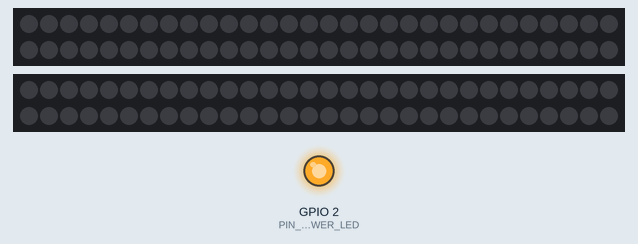
The sketch below on a simulated ESP32. On the bench: 2 × 60 RGB LEDs in strip order, left to right, continuing on the next row, output pins drawn as LEDs (lit = HIGH). WiFi joins after 1.5 s; servers stay silent unless stated; uploads are accepted with an empty reply; what the sketch prints to the serial monitor is not drawn.

Above: at 30.9 s.
At 60.05 s:
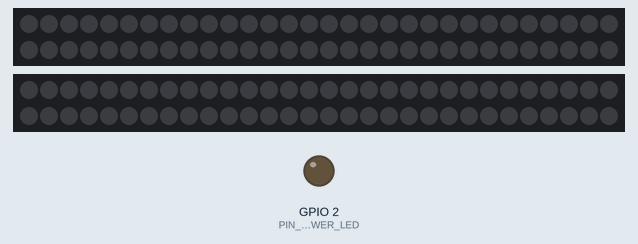
Timing chart, 0 to 79.8 s (numbered marks = the images above):
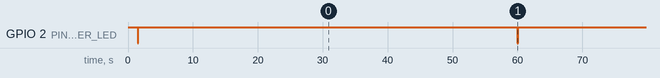

Measured:
- by itself, GPIO 2 (PIN_POWER_LED): alternates HIGH for 59.1 s and LOW for 0.10 s

The sketch:

Coding_Outside_Device.ino
```cpp
// Outside Device (LED Sentiasa Menyala 24 Jam - Tanpa Pemadaman Waktu Malam)
#include <WiFi.h>
#include <HTTPClient.h>
#include <Adafruit_NeoPixel.h>
#include <ArduinoJson.h>
#include <esp_task_wdt.h>
#include "time.h"

// 1. TETAPAN AP & FIREBASE
#define WIFI_SSID       "YOUR_WIFI_NAME"
#define WIFI_PASSWORD   "YOUR_WIFI_PASSWORD"
#define FIREBASE_SECRET "YOUR_FIREBASE_SECRET"
#define FIREBASE_HOST   "YOUR_FIREBASE_HOST"

// 2. PIN HARDWARE ESP32 & TETAPAN LED INDIVIDU (2 PIN STRIP)
#define PIN_POWER_LED    2                                  // Pin LED penanda peranti hidup (GPIO 2)
#define PIN_NEOPIXEL_1   4                                  // Strip 1: Kawal Meja 1 hingga 6
#define PIN_NEOPIXEL_2   18                                 // Strip 2: Kawal Meja 7 hingga 12

#define LED_PER_LECTURER 10                                 // 10 biji LED diperuntukkan untuk setiap pensyarah
#define NUM_LECTURERS    12                                 // Jumlah 12 meja pensyarah
#define LEDS_PER_STRIP   (LED_PER_LECTURER * 6)             // 60 LED per strip (6 meja x 10 LED)

// Inisialisasi 2 Objek NeoPixel Strip
Adafruit_NeoPixel strip1(LEDS_PER_STRIP, PIN_NEOPIXEL_1, NEO_GRB + NEO_KHZ800);
Adafruit_NeoPixel strip2(LEDS_PER_STRIP, PIN_NEOPIXEL_2, NEO_GRB + NEO_KHZ800);

// 3. PEMBOLEHUBAH GLOBAL & TIMERS
int ganjilGagalWiFi = 0;
unsigned long lastCheck = 0, lastHeartbeat = 0;

const unsigned long FIREBASE_INTERVAL  = 3000;  // Semak status setiap 3s
const unsigned long HEARTBEAT_INTERVAL = 60000; // Heartbeat 1 minit

// Prototaip Fungsi
void semakFirebase();
void hantarHeartbeat();
void seliaSelfHealingWiFi();
void setWarnaLEDMeja(int indexMeja, uint8_t r, uint8_t g, uint8_t b);
void kemaskiniWarnaLEDIndividu(int indexMeja, String status);

void setup() {
  Serial.begin(115200);

  // Tetapan Power LED
  pinMode(PIN_POWER_LED, OUTPUT);
  digitalWrite(PIN_POWER_LED, HIGH); // Nyalakan LED penanda peranti hidup

  // Inisialisasi kedua-dua LED Strip
  strip1.begin();
  strip1.setBrightness(50); // Kecerahan sederhana (0-255)
  strip1.show();

  strip2.begin();
  strip2.setBrightness(50);
  strip2.show();

  WiFi.mode(WIFI_STA);
  WiFi.begin(WIFI_SSID, WIFI_PASSWORD);

  Serial.print("Menyambung Wi-Fi...");
  while (WiFi.status() != WL_CONNECTED) {
    delay(500);
    Serial.print(".");
  }
  Serial.println("\n✅ Wi-Fi Terhubung!");

  // Konfigurasi Watchdog Timer untuk ESP32 Core v3.x
  esp_task_wdt_config_t twdt_config = {
    .timeout_ms = 10000, // 10 saat
    .idle_core_mask = (1 << 0) | (1 << 1),
    .trigger_panic = true
  };
  esp_task_wdt_init(&twdt_config);
  esp_task_wdt_add(NULL);

  hantarHeartbeat();
  Serial.println("--- OUTSIDE DEVICE (2 STRIPS + POWER LED) SIAP BEROPERASI (24 JAM) ---");
}

void loop() {
  esp_task_wdt_reset();
  unsigned long now = millis();

  // 🛠 SELIA SELF-HEALING WI-FI SECARA SILENT
  seliaSelfHealingWiFi();

  if (WiFi.status() != WL_CONNECTED) return;

  // 1. Semak Firebase secara berkala untuk Status LED Setiap Meja
  if (now - lastCheck >= FIREBASE_INTERVAL) {
    semakFirebase();
    lastCheck = now;
  }

  // 2. Heartbeat status peranti utama di luar
  if (now - lastHeartbeat >= HEARTBEAT_INTERVAL) {
    hantarHeartbeat();
    lastHeartbeat = now;
  }
}

// ================= FUNGSI WARNA LED =================

void setWarnaLEDMeja(int indexMeja, uint8_t r, uint8_t g, uint8_t b) {
  if (indexMeja < 6) {
    // Meja 0 hingga 5 (Meja 1-6) dipaparkan pada Strip 1 (GPIO 5)
    int startLED = indexMeja * LED_PER_LECTURER;
    int endLED = startLED + LED_PER_LECTURER;
    for (int i = startLED; i < endLED; i++) {
      strip1.setPixelColor(i, strip1.Color(r, g, b));
    }
  } else {
    // Meja 6 hingga 11 (Meja 7-12) dipaparkan pada Strip 2 (GPIO 18)
    int startLED = (indexMeja - 6) * LED_PER_LECTURER;
    int endLED = startLED + LED_PER_LECTURER;
    for (int i = startLED; i < endLED; i++) {
      strip2.setPixelColor(i, strip2.Color(r, g, b));
    }
  }
}

void kemaskiniWarnaLEDIndividu(int indexMeja, String status) {
  // Semakan waktu bekerja dibuang supaya LED sentiasa menyala mengikut status
  status.trim();
  status.toUpperCase();

  if (status == "ADA") {
    setWarnaLEDMeja(indexMeja, 0, 255, 0);                          // 🟢 Hijau
  } else if (status == "SIBUK" || status == "DALAM KELAS" || status == "KELAS" || status == "MESYUARAT") {
    setWarnaLEDMeja(indexMeja, 255, 0, 0);                         // 🔴 Merah
  } else if (status == "PULANG" || status == "LUAR KAWASAN/KECEMASAN") {
    setWarnaLEDMeja(indexMeja, 0, 0, 255);                         // 🔵 Biru
  } else if (status == "CUTI SAKIT" || status == "CUTI") {
    setWarnaLEDMeja(indexMeja, 255, 255, 0);                       // 🟡 Kuning
  } else {
    setWarnaLEDMeja(indexMeja, 255, 255, 255);                     // ⚪ Putih (Status Lalai / Tidak Dikenali)
  }
}

// ================= FUNGSI SEMAK FIREBASE (MENGGUNAKAN MEJA_ID SPESIFIK) =================

void semakFirebase() {
  HTTPClient http;
  http.begin(String(FIREBASE_HOST) + "/pensyarah_devices.json?auth=" + FIREBASE_SECRET);

  if (http.GET() == HTTP_CODE_OK) {
    DynamicJsonDocument doc(4096);
    if (!deserializeJson(doc, http.getString())) {
      // Baca tepat dari meja_01 hingga meja_12 untuk mengelakkan ralat susunan JSON
      for (int i = 0; i < NUM_LECTURERS; i++) {
        char mejaId[10];
        sprintf(mejaId, "meja_%02d", i + 1);

        if (doc.containsKey(mejaId)) {
          String status = doc[mejaId]["status_kehadiran"].as<String>();
          kemaskiniWarnaLEDIndividu(i, status);
        } else {
          setWarnaLEDMeja(i, 0, 0, 0); // Jika data meja tiada dalam Firebase, padamkan LED
        }
      }
      // Hantar arahan kemaskini ke kedua-dua LED strip
      strip1.show();
      strip2.show();
    }
  }
  http.end();
}

// ================= FUNGSI PENJAGAAN SAMBUNGAN & HEARTBEAT =================

void seliaSelfHealingWiFi() {
  if (WiFi.status() != WL_CONNECTED) {
    ganjilGagalWiFi++;
    WiFi.reconnect();

    if (ganjilGagalWiFi >= 5 && ganjilGagalWiFi < 10) {
      WiFi.disconnect(true);
      WiFi.begin(WIFI_SSID, WIFI_PASSWORD);
    }

    if (ganjilGagalWiFi >= 10) {
      delay(1000);
      ESP.restart();
    }
    delay(2000);
  } else {
    ganjilGagalWiFi = 0;
  }
}

void hantarHeartbeat() {
  // Kelipkan Power LED seketika semasa hantar heartbeat
  digitalWrite(PIN_POWER_LED, LOW);
  delay(100);
  digitalWrite(PIN_POWER_LED, HIGH);

  HTTPClient http;
  http.begin(String(FIREBASE_HOST) + "/outside_device_main_status.json?auth=" + FIREBASE_SECRET);
  http.addHeader("Content-Type", "application/json");
  http.PUT("{\"online\":true,\"uptime_sec\":" + String(millis() / 1000) + "}");
  http.end();
}
```
